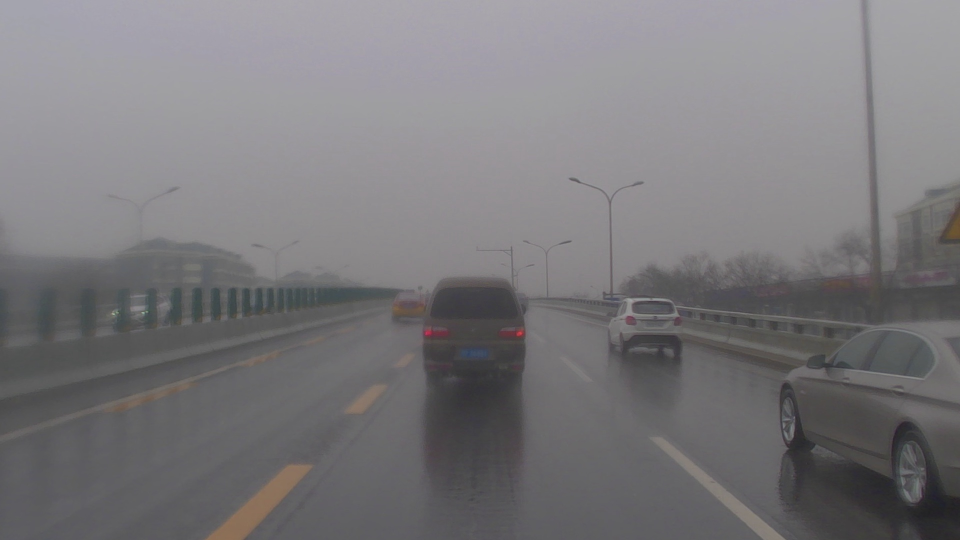
#> input picture MKZ066_3_1615528309_1615528369_106.jpg, 1920 x 1080 px (shown at 1/2 size)
$ python main.py
#> lines starting #> are read from the running program, lines starting #| are printed output that depends on the picture
#> in deHaze, `Y = np.zeros(m.shape)`: Y: shape (1080, 1920, 3) float64; every value is 0
import cv2
import numpy as np
#https://blog.csdn.net/wsp_1138886114/article/details/95012769

def zmMinFilterGray(src, r=7):
    '''最小值滤波，r是滤波器半径'''
#> called with r = 7
    return cv2.erode(src, np.ones((2 * r + 1, 2 * r + 1)))


def guidedfilter(I, p, r, eps):
#> called with r = 81, eps = 0.001
    height, width = I.shape
#> height = 1080; width = 1920
    m_I = cv2.boxFilter(I, -1, (r, r))
    m_p = cv2.boxFilter(p, -1, (r, r))
    m_Ip = cv2.boxFilter(I * p, -1, (r, r))
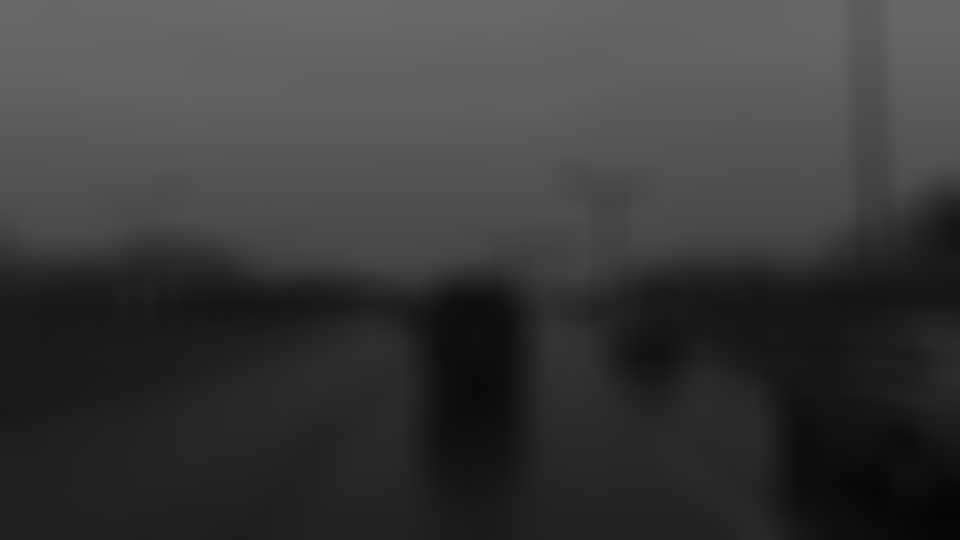
#> m_Ip: shape (1080, 1920) float64 (shown at 1/2 size); min 0.021, max 0.418, mean 0.229
    cov_Ip = m_Ip - m_I * m_p

    m_II = cv2.boxFilter(I * I, -1, (r, r))
    var_I = m_II - m_I * m_I
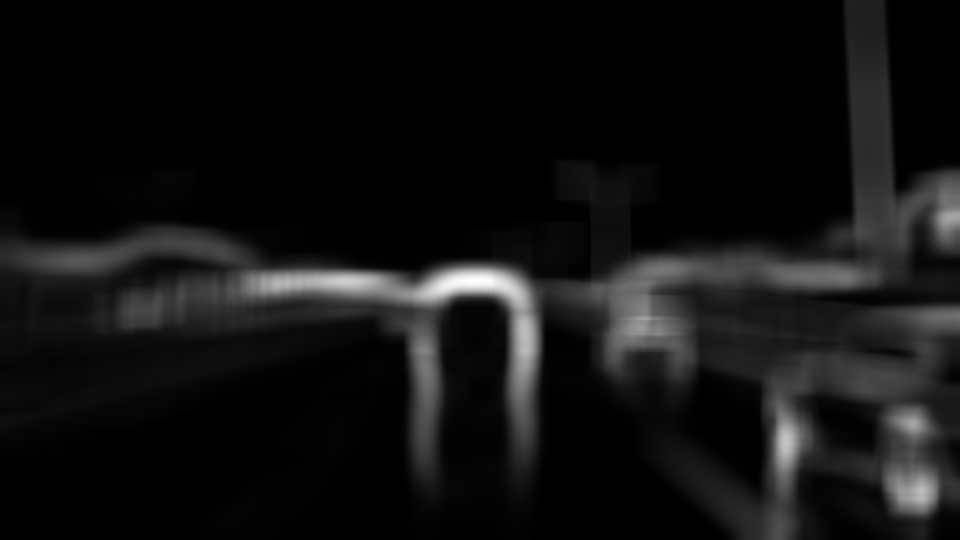
#> var_I: shape (1080, 1920) float64 (shown at 1/2 size); min 3.59e-06, max 0.0126, mean 0.0009; drawn with min black and max white

    a = cov_Ip / (var_I + eps)
    b = m_p - a * m_I
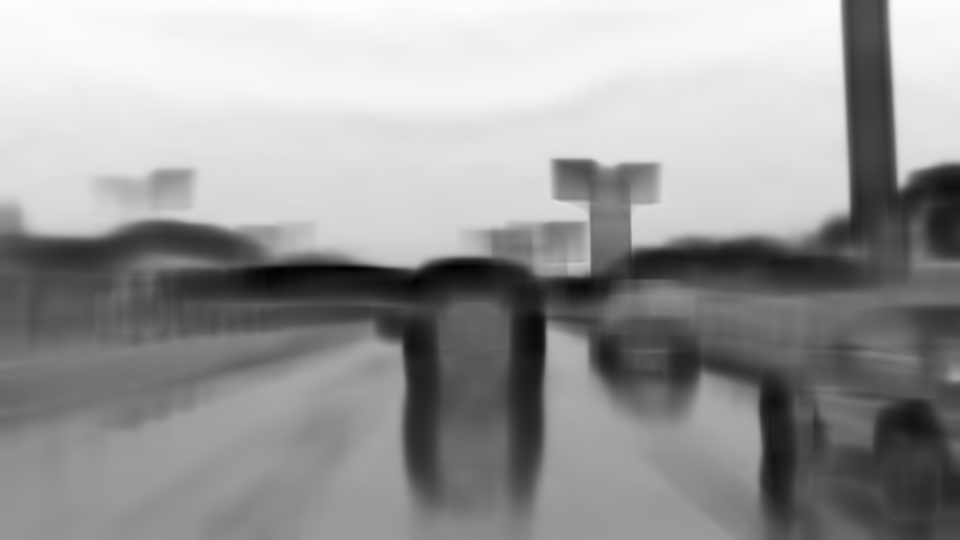
#> b: shape (1080, 1920) float64 (shown at 1/2 size); min -0.0631, max 0.641, mean 0.362; drawn with min black and max white

    m_a = cv2.boxFilter(a, -1, (r, r))
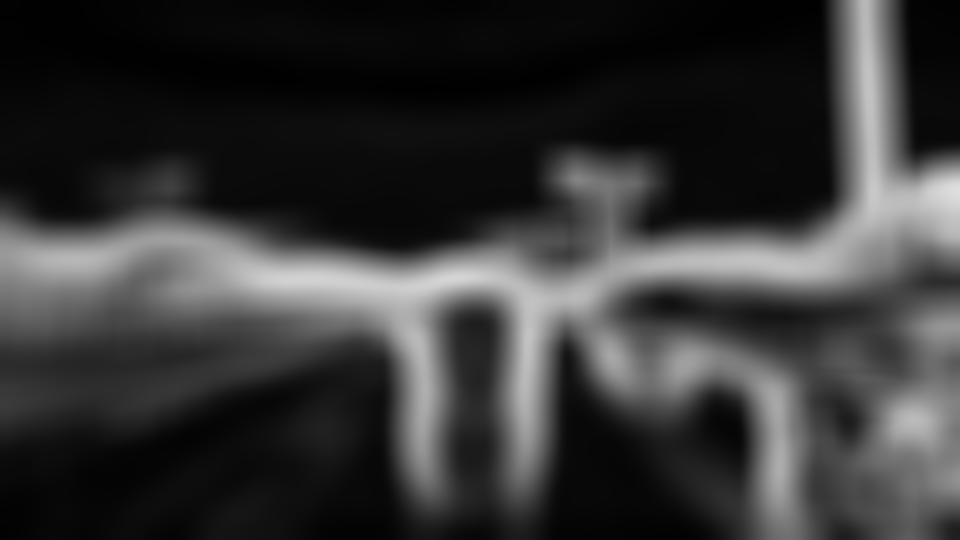
#> m_a: shape (1080, 1920) float64 (shown at 1/2 size); min 0.00419, max 0.87, mean 0.214
    m_b = cv2.boxFilter(b, -1, (r, r))
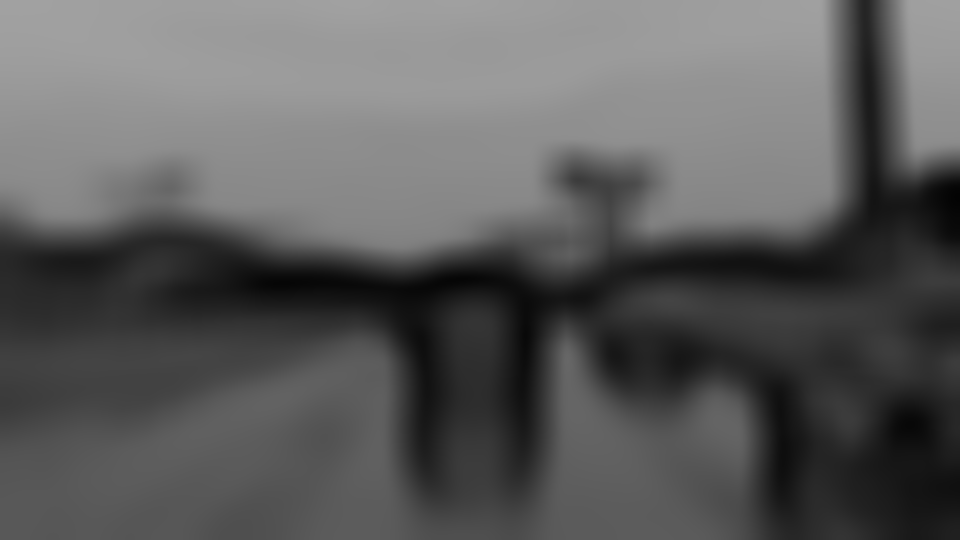
#> m_b: shape (1080, 1920) float64 (shown at 1/2 size); min 0.014, max 0.633, mean 0.362
    return m_a * I + m_b


def Defog(m, r, eps, w, maxV1):                 # 输入rgb图像，值范围[0,1]
    '''计算大气遮罩图像V1和光照值A, V1 = 1-t/A'''
    global lmax
    V1 = np.min(m, 2)                           # 得到暗通道图像
    Dark_Channel = zmMinFilterGray(V1, 7)
    cv2.imshow('20190708_Dark',Dark_Channel)    # 查看暗通道
    cv2.waitKey(0)
    cv2.destroyAllWindows()

    V1 = guidedfilter(V1, Dark_Channel, r, eps)  # 使用引导滤波优化
    bins = 2000
    ht = np.histogram(V1, bins)                  # 计算大气光照A
    d = np.cumsum(ht[0]) / float(V1.size)
#> d = 2000 values from 9.65e-07 to 1
    for lmax in range(bins - 1, 0, -1):
        if d[lmax] <= 0.999:
            break
    A = np.mean(m, 2)[V1 >= ht[1][lmax]].max()
#> A = 0.678
    V1 = np.minimum(V1 * w, maxV1)               # 对值范围进行限制
    return V1, A


def deHaze(m, r=81, eps=0.001, w=0.95, maxV1=0.80, bGamma=False):
    Y = np.zeros(m.shape)
    Mask_img, A = Defog(m, r, eps, w, maxV1)             # 得到遮罩图像和大气光照
#> A = 0.678

    for k in range(3):
        Y[:,:,k] = (m[:,:,k] - Mask_img)/(1-Mask_img/A)  # 颜色校正
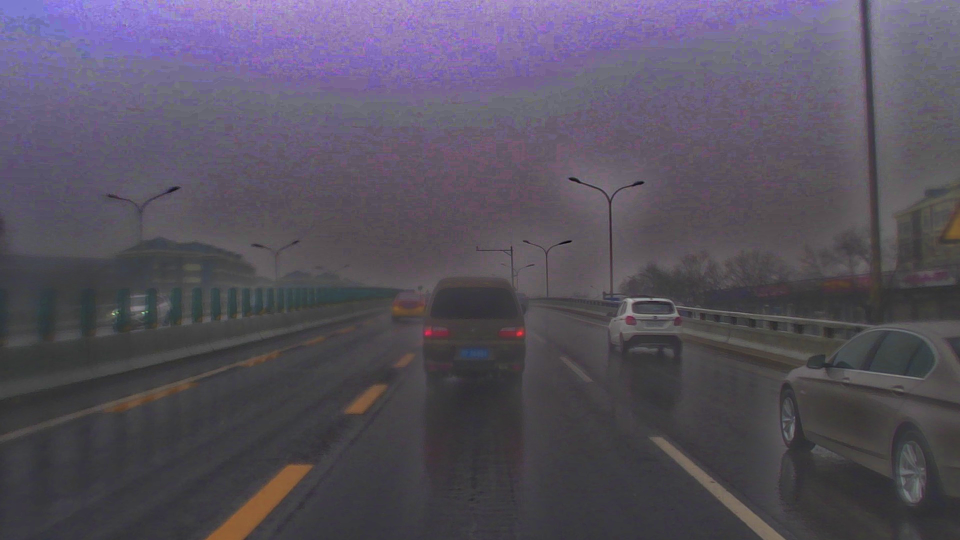
#> Y: shape (1080, 1920, 3) float64 (shown at 1/2 size); mean B, G, R 0.214, 0.156, 0.181; drawn with min black and max white
    Y = np.clip(Y, 0, 1)
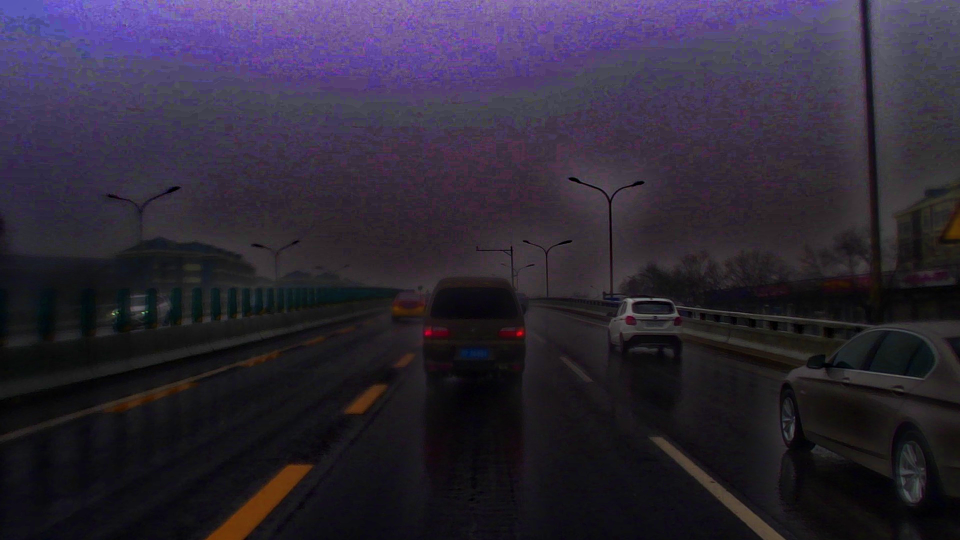
#> Y: shape (1080, 1920, 3) float64 (shown at 1/2 size); mean B, G, R 0.214, 0.156, 0.181
    if bGamma:
        Y = Y ** (np.log(0.5) / np.log(Y.mean()))       # gamma校正,默认不进行该操作
    return Y


if __name__ == '__main__':
    m = deHaze(cv2.imread('MKZ066_3_1615528309_1615528369_106.jpg') / 255.0) * 255
    cv2.imwrite('res.png', m)

$ run again, with MKZ066_3_1615536229_1615536289_46.jpg copied over MKZ066_3_1615528309_1615528369_106.jpg
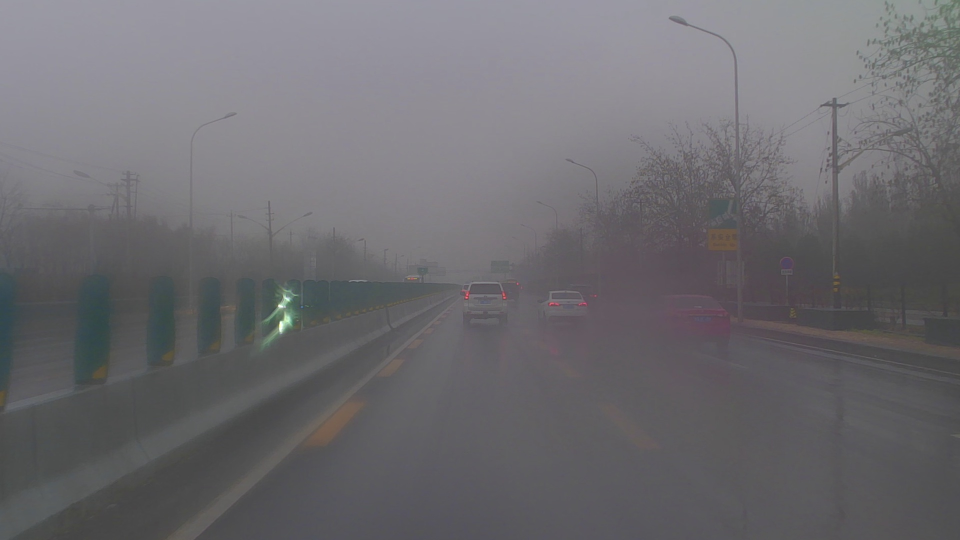
#> input picture MKZ066_3_1615536229_1615536289_46.jpg, 1920 x 1080 px (shown at 1/2 size)
#> in guidedfilter, `m_a = cv2.boxFilter(a, -1, (r, r))`:
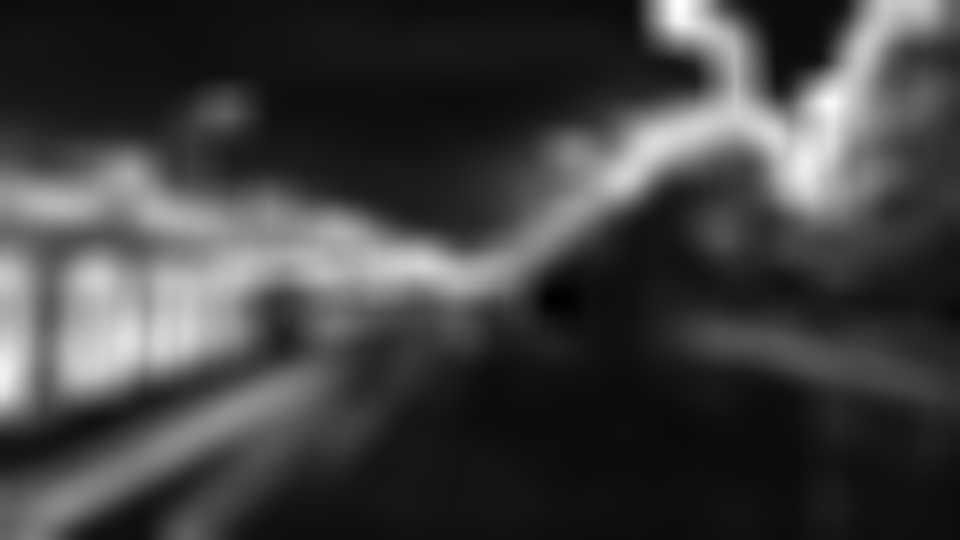
#> m_a: shape (1080, 1920) float64 (shown at 1/2 size); min -0.0273, max 0.663, mean 0.147; drawn with min black and max white
#> d = 2000 values from 1.93e-06 to 1
#> in Defog, `A = np.mean(m, 2)[V1 >= ht[1][lmax]].max()`: A = 0.621
#> in deHaze, `Y = np.clip(Y, 0, 1)`:
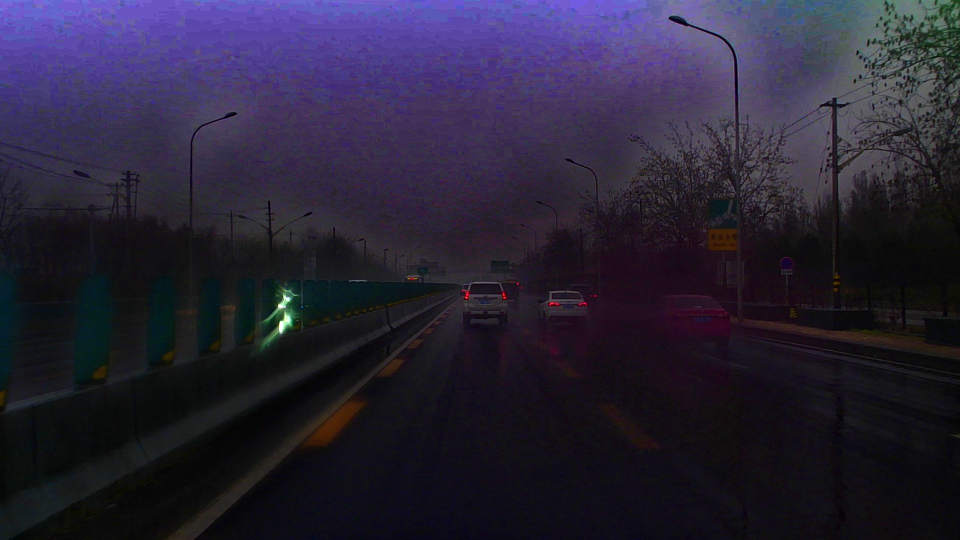
#> Y: shape (1080, 1920, 3) float64 (shown at 1/2 size); mean B, G, R 0.216, 0.14, 0.159

$ run again, with MKZ120_3_1613658893_1613658953_378.jpg copied over MKZ066_3_1615528309_1615528369_106.jpg
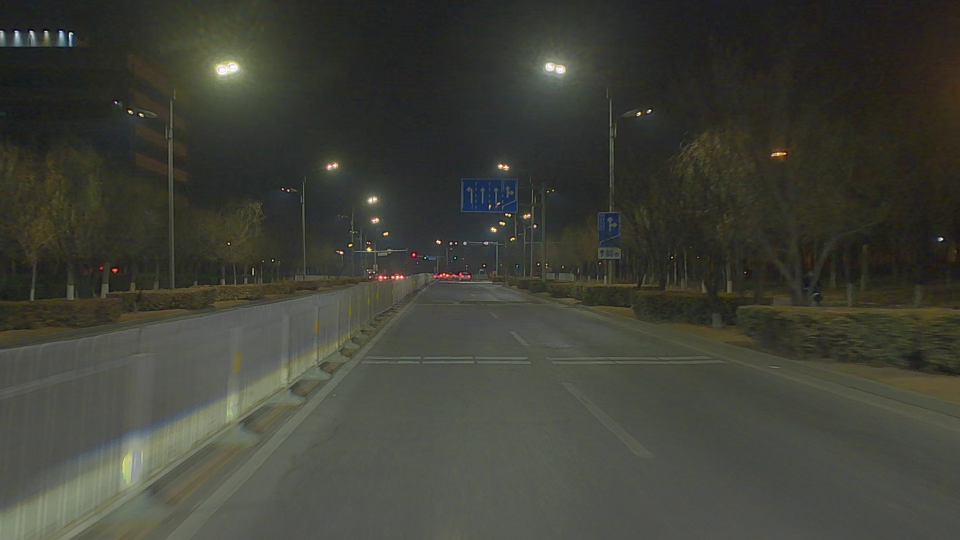
#> input picture MKZ120_3_1613658893_1613658953_378.jpg, 1920 x 1080 px (shown at 1/2 size)
#> d = 2000 values from 4.82e-07 to 1
#> in Defog, `A = np.mean(m, 2)[V1 >= ht[1][lmax]].max()`: A = 1
#> in deHaze, `Y = np.clip(Y, 0, 1)`:
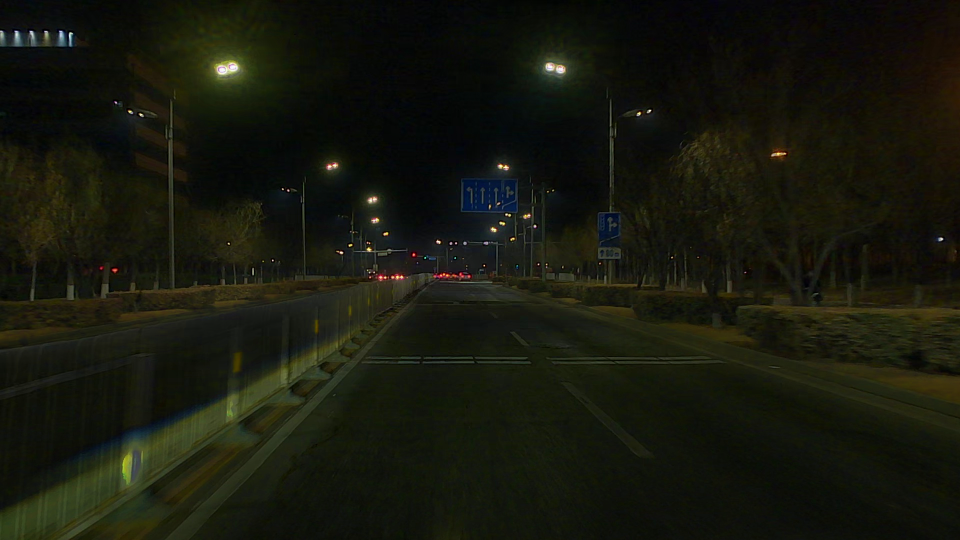
#> Y: shape (1080, 1920, 3) float64 (shown at 1/2 size); mean B, G, R 0.0548, 0.0971, 0.0907
